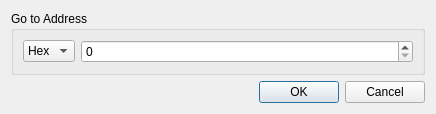
<?xml version="1.0" encoding="UTF-8"?>
<ui version="4.0">
 <class>GoToAddressDialog</class>
 <widget class="QDialog" name="GoToAddressDialog">
  <property name="geometry">
   <rect>
    <x>0</x>
    <y>0</y>
    <width>436</width>
    <height>108</height>
   </rect>
  </property>
  <property name="windowTitle">
   <string>HexEdit - Go To Address</string>
  </property>
  <layout class="QHBoxLayout" name="horizontalLayout_3">
   <item>
    <layout class="QVBoxLayout" name="verticalLayout_2">
     <item>
      <widget class="QGroupBox" name="gbGoToAddress">
       <property name="title">
        <string>Go to Address</string>
       </property>
       <layout class="QHBoxLayout" name="horizontalLayout">
        <item>
         <widget class="QComboBox" name="addrFormat">
          <item>
           <property name="text">
            <string>Hex</string>
           </property>
          </item>
          <item>
           <property name="text">
            <string>Dec</string>
           </property>
          </item>
         </widget>
        </item>
        <item>
         <widget class="QSpinBox" name="addrValue">
          <property name="sizePolicy">
           <sizepolicy hsizetype="Expanding" vsizetype="Fixed">
            <horstretch>0</horstretch>
            <verstretch>0</verstretch>
           </sizepolicy>
          </property>
          <property name="displayIntegerBase">
           <number>16</number>
          </property>
         </widget>
        </item>
       </layout>
      </widget>
     </item>
     <item>
      <widget class="QDialogButtonBox" name="buttons">
       <property name="standardButtons">
        <set>QDialogButtonBox::Cancel|QDialogButtonBox::Ok</set>
       </property>
      </widget>
     </item>
    </layout>
   </item>
  </layout>
 </widget>
 <tabstops>
  <tabstop>addrFormat</tabstop>
 </tabstops>
 <resources/>
 <connections>
  <connection>
   <sender>buttons</sender>
   <signal>accepted()</signal>
   <receiver>GoToAddressDialog</receiver>
   <slot>accept()</slot>
   <hints>
    <hint type="sourcelabel">
     <x>217</x>
     <y>85</y>
    </hint>
    <hint type="destinationlabel">
     <x>217</x>
     <y>53</y>
    </hint>
   </hints>
  </connection>
  <connection>
   <sender>buttons</sender>
   <signal>rejected()</signal>
   <receiver>GoToAddressDialog</receiver>
   <slot>reject()</slot>
   <hints>
    <hint type="sourcelabel">
     <x>217</x>
     <y>86</y>
    </hint>
    <hint type="destinationlabel">
     <x>217</x>
     <y>53</y>
    </hint>
   </hints>
  </connection>
 </connections>
</ui>
